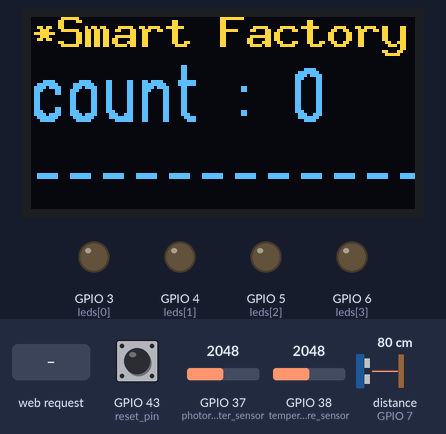
Recording of a sketch running on a simulated ESP32. Shown: 128×64 one-colour display, output pins drawn as LEDs (lit = HIGH). Wiring (inferred from the names in the program): ultrasonic range finder: trigger GPIO 8; echo GPIO 7. The test bench sets the inputs (shaded band); at power-on: distance to the obstacle (sensor on GPIO 7) 80 cm, GPIO 38 (temperature_sensor) = 2048, GPIO 43 (reset_pin) HIGH, GPIO 37 (photoresister_sensor) = 2048. The echo pulse lasts 58.3 µs per cm; the OLED is the two-colour kind (top 16 rows yellow); WiFi joins after 1.5 s; servers stay silent unless stated; pins used as bus, display or sensor lines are not drawn; what the sketch prints to the serial monitor is not drawn.

Above: at 2.7 s.
2.8 s: distance to the obstacle (sensor on GPIO 7) set to 4 cm
At 3.2 s:
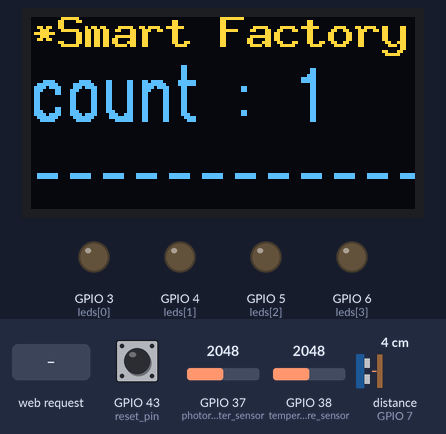
4.3 s: GPIO 38 (temperature_sensor) set to 0
7.3 s: GPIO 43 (reset_pin) pulled LOW for 3.2 s
At 11.9 s:
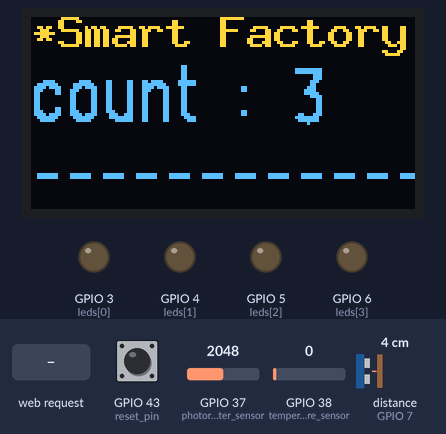
12.0 s: distance to the obstacle (sensor on GPIO 7) set to 299 cm
15.0 s: HTTP request GET / received
Timing chart, 0 to 17.5 s (numbered marks = the images above; inputs shaded):
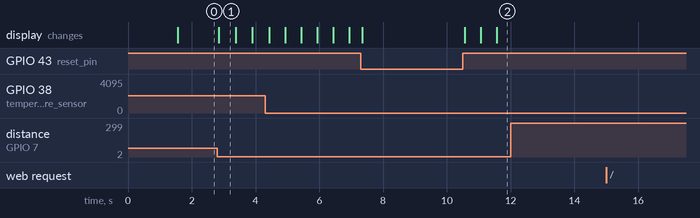

Measured:
- after the input at 2.8 s, the display: changes after 0.05 s (image 1)
- after the input at 12.0 s, every drawn part: stays the same
- after the input at 15.0 s, every drawn part: stays the same
- what the display in image 1 shows lasts 0.6 s, from 2.8 s to 3.4 s

The sketch:

test_05_LED_photoresistor_temperature_ultra_wifi.ino
```cpp
#include "oled_u8g2.h" // OLED 제어를 위한 라이브러리 불러오기
#include <WiFi.h>
#include <WiFiClient.h>
#include <WebServer.h>

const char* ssid = "ID";  // WIFI ID
const char* password = "PW";  // WIFI PW

OLED_U8G2 oled; // OLED 객체 생성
WebServer server(80);  // 웹서버 객체 생성

//-------------------------------------------------------------------------------------------
// ETBoard 핀번호 설정, 관련된 변수 설정
//-----------------------------------------------------------------------------------------
int leds[] = {D2, D3, D4, D5}; // LED 핀 번호 배열(red, blue, green, yellow)
int num_leds = 4;              // LED 개수
int photoresister_sensor = A1; // 조도센서
int temperature_sensor = A2;   // 온도센서
// 현재 온도를 계산하기 위한 변수들
int Vo;
double R1 = 10000;
double logR2, R2, T, Tc, Tf;
double c1 = 1.009249522e-03, c2 = 2.378405444e-04, c3 = 2.019202697e-07;
int reset_pin = D6; // 카운트 리셋핀 (D6 = 빨강 버튼)
int trig_pin = D9;      // TRIG 핀 설정 (초음파 보내는 핀)
int echo_pin = D8;      // ECHO 핀 설정 (초음파 받는 핀)
int count = 0;      // 카운터용 변수
int pre_time = 0;   // 이전에 물건이 지나간 시간


void setupLEDs() { // LED 초기화 함수
  for (int i = 0; i < num_leds; i++) {
    pinMode(leds[i], OUTPUT); // 모든 LED 핀을 출력 모드로 설정
  }
}

void setupHardware() { //카운트리셋, 초음파 핀 설정
  pinMode(reset_pin, INPUT);
  pinMode(trig_pin, OUTPUT);
  pinMode(echo_pin, INPUT);
}

void setupWiFi() {
  WiFi.mode(WIFI_STA);    // Set connection mode
  WiFi.begin(ssid, password);  // try to access WIFI
  Serial.println("");
  while (WiFi.status() != WL_CONNECTED) {  // wait for connection
    delay(500);
    Serial.print(".");
  }
  Serial.println("");
  Serial.print("Connected to ");
  Serial.println(ssid);
  Serial.print("IP address: ");
  Serial.println(WiFi.localIP()); // print assigned IP address when it connected
}

void setup() {
  Serial.begin(115200); // ET보드의 시리얼 통신 속도
  setupLEDs(); // LED 초기화 함수 호출
  setupHardware(); // 초음파 핀 설정 함수 호출
  oled.setup();
  setupWiFi(); // Wi-Fi 설정 함수 호출

  server.on("/", handleRootEvent);  // (root, event handling function);
  server.begin();
  Serial.println("WEB server started");
}


void loop() {
  controlLEDs(); // LED 제어 함수 호출
  readPhotoResister(); // 조도 측정 함수 호출
  readTemperature(); // 온도 측정 함수 호출
  updateCountAndDistance(); // 물체인식 카운트 함수 호출
  resetButtonCheck();  // 리셋버튼 함수 호출
  Serial.print("count : ");
  Serial.println(count);
  Serial.println("---------------------");
  displayOLED();  // OLED 디스플레이 함수 호출

  server.handleClient(); // clients process
  delay(2);

}

void controlLEDs() {  // LED 제어 함수

}

void readPhotoResister(){ // 조도 측정 함수
  int sensor_value = analogRead(photoresister_sensor);   // 조도센서가 측정한 값 저장
  Serial.print("Photoresister: ");
  Serial.println(sensor_value);
}

void readTemperature() { // 온도 측정 후 섭씨 온도, 화씨온도로 변환하는 함수
  int Vo = analogRead(temperature_sensor); // 온도센서의 값을 읽고 온도로 변환
  R2 = R1 * (4095.0 / (float)Vo - 1.0);
  logR2 = log(R2);
  T = (1.0 / (c1 + c2 * logR2 + c3 * logR2 * logR2 * logR2));
  Tc = T - 273.15;
  Tf = (Tc * 9.0/5.0) + 32.0;
  Serial.print("Temperature: ");
  Serial.print(Tc); // 섭씨온도
  Serial.print(" C,  ");
  Serial.print(Tf); // 화씨온도
  Serial.print(" F");
}

void updateCountAndDistance() { // 초음파센서를 통해 물체 인식 후 카운트하는 함수
    long duration, distance;
    digitalWrite(trig_pin, LOW);
    delayMicroseconds(2);
    digitalWrite(trig_pin, HIGH);
    delayMicroseconds(10);
    digitalWrite(trig_pin, LOW);

    duration = pulseIn (echo_pin, HIGH);
    distance = ((34 * duration) / 1000) / 2;
    Serial.print("distance : ");
    Serial.print(distance);
    Serial.println("cm");

    if(distance > 2 && distance < 5)
    {
        int now_time = millis();
        if(now_time - pre_time > 500)
        {
            count += 1;
            pre_time = now_time;
        }
    }

}

void resetButtonCheck() { // 리셋 버튼 함수(여기에서는 카운트 변수를 리셋)
  if (digitalRead(reset_pin) == LOW) {
    Serial.println("count reset");
    count = 0;
  }
}

void displayOLED() {  // OLED 디스플레이 함수
  char text1[32] = "count : ";
  char value1[32];
  String str1 = String(count, DEC);
  str1.toCharArray(value1, 6);
  strcat(text1, value1);

  oled.setLine(1, "*Smart Factory");
  oled.setLine(2, text1);
  oled.setLine(3, "---------------------");
  oled.display();
}

void handleRootEvent() {           // function to access through root
  Serial.println("main page from ");     // info to access page with serial
  String clientIP = server.client().remoteIP().toString(); // client's IP address
  String maskedIP = maskIPAddress(clientIP);    // 고객 아이피 일부 가리기 위한 변수

  readTemperature(); // 온도 측정 함수 호출

  String message = "It's inha smartfactory webserver\n\n";
  message = message +  "Your IP address: " + maskedIP;
  message = message + "\nTemperature: " + String(Tc) + "C, " + String(Tf) + "F";

  server.send(200, "text/plain", message); // status code 200(ok) , format, message
  Serial.println(message); // monitoring
}

String maskIPAddress(String ip_address) {
  String masked_ip;

  // IP 주소의 중간 부분 가리기
  int first_dot = ip_address.indexOf('.');
  int second_dot = ip_address.indexOf('.', first_dot + 1);

  masked_ip += ip_address.substring(0, first_dot + 1);
  masked_ip += "***";
  masked_ip += ip_address.substring(second_dot);

  return masked_ip;
}
```

oled_u8g2.cpp
```cpp
/**********************************************************************************
 * Author : SCS
 * Date : 2018.09.30
 * Description : SSD1306 OLED Display
 * Reference: FontUsage.ino in u8g2 examples
 * Modified     : 2022.10.03 : SCS : support arduino uno with ET-Upboard
 **********************************************************************************/

#include "oled_u8g2.h"

#include <Arduino.h>

#include <U8g2lib.h>

#ifdef U8X8_HAVE_HW_SPI
#include <SPI.h>
#endif
#ifdef U8X8_HAVE_HW_I2C
#include <Wire.h>
#endif

// 2018.09.05 : SCS
// U8g2 Contructor (Frame Buffer)
#if defined(ARDUINO_AVR_UNO)
  // Slow
  U8G2_SSD1306_128X64_NONAME_F_SW_I2C u8g2(U8G2_R0, /* clock=*/ A0, /* data=*/ A1, /* reset=*/ U8X8_PIN_NONE);
#elif defined(ESP32)
  // Fast
  U8G2_SSD1306_128X64_NONAME_F_HW_I2C u8g2(U8G2_R0, /* reset=*/ U8X8_PIN_NONE);
#else
  #error "Unknown board"
#endif
// End of constructor

//=================================================================================
OLED_U8G2::OLED_U8G2()
//=================================================================================
{
	lineString[0] = "";
	lineString[1] = "";
	lineString[2] = "";
}

//=================================================================================
void OLED_U8G2::setup(void)
	//=================================================================================
{
  u8g2.begin();
  u8g2.clearBuffer();          // clear the internal memory
}

//=================================================================================
void OLED_U8G2::setLine(int line, char* buffer)
//=================================================================================
{
  if (line < 1 || line > 3) return;
  lineString[line - 1] = buffer;
}

//=================================================================================
void OLED_U8G2::display()
//=================================================================================
{
	// Clear
  u8g2.clearBuffer();          // clear the internal memory

  // First line
  u8g2.setFont(u8g2_font_9x15B_tf);

  u8g2.setCursor(0,10);
  u8g2.print(lineString[0]);

  // Second line
  u8g2.setFont(u8g2_font_logisoso18_tf );

  u8g2.setCursor(0,35);
  u8g2.print(lineString[1]);

  // Third line
  u8g2.setCursor(0,60);
  u8g2.print(lineString[2]);

  // Display
  u8g2.sendBuffer();					// transfer internal memory to the display
}

//=================================================================================
// End of Line
//=================================================================================
```

oled_u8g2.h
```cpp
/**********************************************************************************
 * Author : SCS
 * Date : 2018.09.30
 * Modified     : 2022.10.03 : SCS : support arduino uno with ET-Upboard
**********************************************************************************/

#ifndef OLED_U8G2_H
#define OLED_U8G2_H

#include <Arduino.h>

class OLED_U8G2{

private:
  char* lineString[3];

public:
	OLED_U8G2();
	void setup(void);
  void setLine(int line, char* buffer);
	void display();
};

#endif

//=================================================================================
// End of Line
//=================================================================================
```
